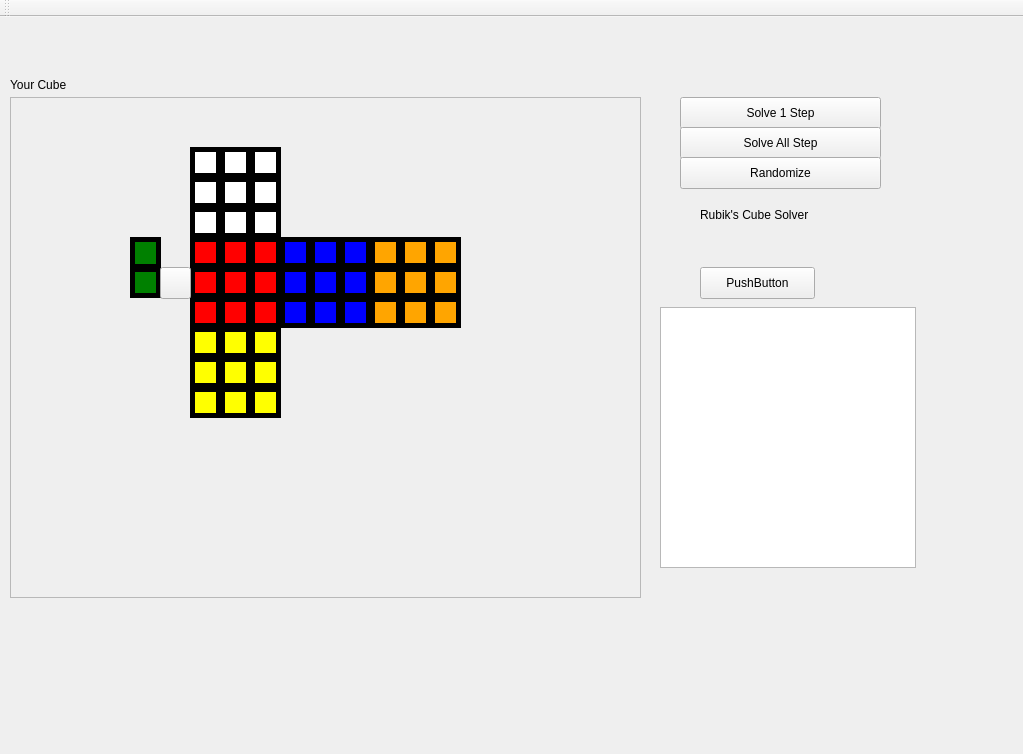
<?xml version="1.0" encoding="UTF-8"?>
<ui version="4.0">
 <class>MainWindow</class>
 <widget class="QMainWindow" name="MainWindow">
  <property name="geometry">
   <rect>
    <x>0</x>
    <y>0</y>
    <width>1023</width>
    <height>754</height>
   </rect>
  </property>
  <property name="windowTitle">
   <string>MainWindow</string>
  </property>
  <widget class="QWidget" name="centralWidget">
   <widget class="QPushButton" name="pushButton">
    <property name="geometry">
     <rect>
      <x>680</x>
      <y>80</y>
      <width>201</width>
      <height>32</height>
     </rect>
    </property>
    <property name="text">
     <string>Solve 1 Step</string>
    </property>
   </widget>
   <widget class="QLabel" name="label">
    <property name="geometry">
     <rect>
      <x>700</x>
      <y>190</y>
      <width>131</width>
      <height>16</height>
     </rect>
    </property>
    <property name="text">
     <string>Rubik's Cube Solver</string>
    </property>
   </widget>
   <widget class="QFrame" name="Square">
    <property name="geometry">
     <rect>
      <x>10</x>
      <y>80</y>
      <width>631</width>
      <height>501</height>
     </rect>
    </property>
    <property name="frameShape">
     <enum>QFrame::StyledPanel</enum>
    </property>
    <property name="frameShadow">
     <enum>QFrame::Raised</enum>
    </property>
    <widget class="QFrame" name="Blue_1">
     <property name="geometry">
      <rect>
       <x>270</x>
       <y>140</y>
       <width>31</width>
       <height>31</height>
      </rect>
     </property>
     <property name="styleSheet">
      <string notr="true">#Blue_1{
background: blue; 
border:5px solid black;
border-radius: 40px; 
}

</string>
     </property>
     <layout class="QFormLayout" name="MyLogin"/>
    </widget>
    <widget class="QFrame" name="Blue5">
     <property name="geometry">
      <rect>
       <x>300</x>
       <y>140</y>
       <width>31</width>
       <height>31</height>
      </rect>
     </property>
     <property name="styleSheet">
      <string notr="true">#Blue5{
background: blue; 
border:5px solid black;
border-radius: 40px; 
}

</string>
     </property>
     <layout class="QFormLayout" name="MyLogin_2"/>
    </widget>
    <widget class="QFrame" name="Blue6">
     <property name="geometry">
      <rect>
       <x>330</x>
       <y>140</y>
       <width>31</width>
       <height>31</height>
      </rect>
     </property>
     <property name="styleSheet">
      <string notr="true">#Blue6{
background: blue; 
border:5px solid black;
border-radius: 40px; 
}

</string>
     </property>
     <layout class="QFormLayout" name="MyLogin_3"/>
    </widget>
    <widget class="QFrame" name="Blue7">
     <property name="geometry">
      <rect>
       <x>270</x>
       <y>170</y>
       <width>31</width>
       <height>31</height>
      </rect>
     </property>
     <property name="styleSheet">
      <string notr="true">#Blue7

{
background: blue; 
border:5px solid black;
border-radius: 40px; 
}

</string>
     </property>
     <layout class="QFormLayout" name="MyLogin_7"/>
    </widget>
    <widget class="QFrame" name="Blue8">
     <property name="geometry">
      <rect>
       <x>300</x>
       <y>170</y>
       <width>31</width>
       <height>31</height>
      </rect>
     </property>
     <property name="styleSheet">
      <string notr="true">#Blue8

{
background: blue; 
border:5px solid black;
border-radius: 40px; 
}

</string>
     </property>
     <layout class="QFormLayout" name="MyLogin_8"/>
    </widget>
    <widget class="QFrame" name="Blue9">
     <property name="geometry">
      <rect>
       <x>330</x>
       <y>170</y>
       <width>31</width>
       <height>31</height>
      </rect>
     </property>
     <property name="styleSheet">
      <string notr="true">#Blue9

{
background: blue; 
border:5px solid black;
border-radius: 40px; 
}

</string>
     </property>
     <layout class="QFormLayout" name="MyLogin_9"/>
    </widget>
    <widget class="QFrame" name="Blue2">
     <property name="geometry">
      <rect>
       <x>270</x>
       <y>200</y>
       <width>31</width>
       <height>31</height>
      </rect>
     </property>
     <property name="styleSheet">
      <string notr="true">#Blue2
{
background: blue; 
border:5px solid black;
border-radius: 40px; 
}

</string>
     </property>
     <layout class="QFormLayout" name="MyLogin_10"/>
    </widget>
    <widget class="QFrame" name="Blue_3">
     <property name="geometry">
      <rect>
       <x>300</x>
       <y>200</y>
       <width>31</width>
       <height>31</height>
      </rect>
     </property>
     <property name="styleSheet">
      <string notr="true">#Blue_3
{
background: blue; 
border:5px solid black;
border-radius: 40px; 
}

</string>
     </property>
     <layout class="QFormLayout" name="MyLogin_11"/>
    </widget>
    <widget class="QFrame" name="Blue4">
     <property name="geometry">
      <rect>
       <x>330</x>
       <y>200</y>
       <width>31</width>
       <height>31</height>
      </rect>
     </property>
     <property name="styleSheet">
      <string notr="true">#Blue4

{
background: blue; 
border:5px solid black;
border-radius: 40px; 
}

</string>
     </property>
     <layout class="QFormLayout" name="MyLogin_12"/>
    </widget>
    <widget class="QFrame" name="Green1_5">
     <property name="geometry">
      <rect>
       <x>120</x>
       <y>170</y>
       <width>31</width>
       <height>31</height>
      </rect>
     </property>
     <property name="styleSheet">
      <string notr="true">#Green1_5

{
background: green; 
border:5px solid black;
border-radius: 40px; 
}

</string>
     </property>
     <layout class="QFormLayout" name="MyLogin_17"/>
    </widget>
    <widget class="QFrame" name="Yellow1">
     <property name="geometry">
      <rect>
       <x>180</x>
       <y>290</y>
       <width>31</width>
       <height>31</height>
      </rect>
     </property>
     <property name="styleSheet">
      <string notr="true">#Yellow1

{
background: yellow; 
border:5px solid black;
border-radius: 40px; 
}

</string>
     </property>
     <layout class="QFormLayout" name="MyLogin_22"/>
    </widget>
    <widget class="QFrame" name="Yellow">
     <property name="geometry">
      <rect>
       <x>210</x>
       <y>290</y>
       <width>31</width>
       <height>31</height>
      </rect>
     </property>
     <property name="styleSheet">
      <string notr="true">#Yellow

{
background: yellow; 
border:5px solid black;
border-radius: 40px; 
}

</string>
     </property>
     <layout class="QFormLayout" name="MyLogin_23"/>
    </widget>
    <widget class="QFrame" name="Yellow_2">
     <property name="geometry">
      <rect>
       <x>240</x>
       <y>290</y>
       <width>31</width>
       <height>31</height>
      </rect>
     </property>
     <property name="styleSheet">
      <string notr="true">#Yellow_2

{
background: yellow; 
border:5px solid black;
border-radius: 40px; 
}

</string>
     </property>
     <layout class="QFormLayout" name="MyLogin_24"/>
    </widget>
    <widget class="QFrame" name="Yellow_3">
     <property name="geometry">
      <rect>
       <x>240</x>
       <y>260</y>
       <width>31</width>
       <height>31</height>
      </rect>
     </property>
     <property name="styleSheet">
      <string notr="true">#Yellow_3

{
background: yellow; 
border:5px solid black;
border-radius: 40px; 
}

</string>
     </property>
     <layout class="QFormLayout" name="MyLogin_25"/>
    </widget>
    <widget class="QFrame" name="Yellow_4">
     <property name="geometry">
      <rect>
       <x>210</x>
       <y>260</y>
       <width>31</width>
       <height>31</height>
      </rect>
     </property>
     <property name="styleSheet">
      <string notr="true">#Yellow_4

{
background: yellow; 
border:5px solid black;
border-radius: 40px; 
}

</string>
     </property>
     <layout class="QFormLayout" name="MyLogin_26"/>
    </widget>
    <widget class="QFrame" name="Yellow_5">
     <property name="geometry">
      <rect>
       <x>180</x>
       <y>260</y>
       <width>31</width>
       <height>31</height>
      </rect>
     </property>
     <property name="styleSheet">
      <string notr="true">#Yellow_5

{
background: yellow; 
border:5px solid black;
border-radius: 40px; 
}

</string>
     </property>
     <layout class="QFormLayout" name="MyLogin_27"/>
    </widget>
    <widget class="QFrame" name="Yellow_6">
     <property name="geometry">
      <rect>
       <x>240</x>
       <y>230</y>
       <width>31</width>
       <height>31</height>
      </rect>
     </property>
     <property name="styleSheet">
      <string notr="true">#Yellow_6

{
background: yellow; 
border:5px solid black;
border-radius: 40px; 
}

</string>
     </property>
     <layout class="QFormLayout" name="MyLogin_28"/>
    </widget>
    <widget class="QFrame" name="Yellow_7">
     <property name="geometry">
      <rect>
       <x>210</x>
       <y>230</y>
       <width>31</width>
       <height>31</height>
      </rect>
     </property>
     <property name="styleSheet">
      <string notr="true">#Yellow_7

{
background: yellow; 
border:5px solid black;
border-radius: 40px; 
}

</string>
     </property>
     <layout class="QFormLayout" name="MyLogin_29"/>
    </widget>
    <widget class="QFrame" name="Yellow_8">
     <property name="geometry">
      <rect>
       <x>180</x>
       <y>230</y>
       <width>31</width>
       <height>31</height>
      </rect>
     </property>
     <property name="styleSheet">
      <string notr="true">#Yellow_8

{
background: yellow; 
border:5px solid black;
border-radius: 40px; 
}

</string>
     </property>
     <layout class="QFormLayout" name="MyLogin_30"/>
    </widget>
    <widget class="QFrame" name="Red">
     <property name="geometry">
      <rect>
       <x>180</x>
       <y>200</y>
       <width>31</width>
       <height>31</height>
      </rect>
     </property>
     <property name="styleSheet">
      <string notr="true">#Red

{
background: red; 
border:5px solid black;
border-radius: 40px; 
}

</string>
     </property>
     <layout class="QFormLayout" name="MyLogin_31"/>
    </widget>
    <widget class="QFrame" name="Red_2">
     <property name="geometry">
      <rect>
       <x>210</x>
       <y>200</y>
       <width>31</width>
       <height>31</height>
      </rect>
     </property>
     <property name="styleSheet">
      <string notr="true">#Red_2

{
background: red; 
border:5px solid black;
border-radius: 40px; 
}

</string>
     </property>
     <layout class="QFormLayout" name="MyLogin_32"/>
    </widget>
    <widget class="QFrame" name="Red_3">
     <property name="geometry">
      <rect>
       <x>240</x>
       <y>200</y>
       <width>31</width>
       <height>31</height>
      </rect>
     </property>
     <property name="styleSheet">
      <string notr="true">#Red_3

{
background: red; 
border:5px solid black;
border-radius: 40px; 
}

</string>
     </property>
     <layout class="QFormLayout" name="MyLogin_33"/>
    </widget>
    <widget class="QFrame" name="Red_4">
     <property name="geometry">
      <rect>
       <x>180</x>
       <y>170</y>
       <width>31</width>
       <height>31</height>
      </rect>
     </property>
     <property name="styleSheet">
      <string notr="true">#Red_4

{
background: red; 
border:5px solid black;
border-radius: 40px; 
}

</string>
     </property>
     <layout class="QFormLayout" name="MyLogin_34"/>
    </widget>
    <widget class="QFrame" name="Red_5">
     <property name="geometry">
      <rect>
       <x>210</x>
       <y>170</y>
       <width>31</width>
       <height>31</height>
      </rect>
     </property>
     <property name="styleSheet">
      <string notr="true">#Red_5

{
background: red; 
border:5px solid black;
border-radius: 40px; 
}

</string>
     </property>
     <layout class="QFormLayout" name="MyLogin_35"/>
    </widget>
    <widget class="QFrame" name="Red_6">
     <property name="geometry">
      <rect>
       <x>240</x>
       <y>170</y>
       <width>31</width>
       <height>31</height>
      </rect>
     </property>
     <property name="styleSheet">
      <string notr="true">#Red_6

{
background: red; 
border:5px solid black;
border-radius: 40px; 
}

</string>
     </property>
     <layout class="QFormLayout" name="MyLogin_36"/>
    </widget>
    <widget class="QFrame" name="Red_7">
     <property name="geometry">
      <rect>
       <x>180</x>
       <y>140</y>
       <width>31</width>
       <height>31</height>
      </rect>
     </property>
     <property name="styleSheet">
      <string notr="true">#Red_7

{
background: red; 
border:5px solid black;
border-radius: 40px; 
}

</string>
     </property>
     <layout class="QFormLayout" name="MyLogin_37"/>
    </widget>
    <widget class="QFrame" name="Red_8">
     <property name="geometry">
      <rect>
       <x>210</x>
       <y>140</y>
       <width>31</width>
       <height>31</height>
      </rect>
     </property>
     <property name="styleSheet">
      <string notr="true">#Red_8

{
background: red; 
border:5px solid black;
border-radius: 40px; 
}

</string>
     </property>
     <layout class="QFormLayout" name="MyLogin_38"/>
    </widget>
    <widget class="QFrame" name="Red_9">
     <property name="geometry">
      <rect>
       <x>240</x>
       <y>140</y>
       <width>31</width>
       <height>31</height>
      </rect>
     </property>
     <property name="styleSheet">
      <string notr="true">#Red_9

{
background: red; 
border:5px solid black;
border-radius: 40px; 
}

</string>
     </property>
     <layout class="QFormLayout" name="MyLogin_39"/>
    </widget>
    <widget class="QFrame" name="White">
     <property name="geometry">
      <rect>
       <x>180</x>
       <y>110</y>
       <width>31</width>
       <height>31</height>
      </rect>
     </property>
     <property name="styleSheet">
      <string notr="true">#White{
background: white; 
border:5px solid black;
border-radius: 40px; 
}

</string>
     </property>
     <layout class="QFormLayout" name="MyLogin_40"/>
    </widget>
    <widget class="QFrame" name="White_2">
     <property name="geometry">
      <rect>
       <x>210</x>
       <y>110</y>
       <width>31</width>
       <height>31</height>
      </rect>
     </property>
     <property name="styleSheet">
      <string notr="true">#White_2{
background: white; 
border:5px solid black;
border-radius: 40px; 
}

</string>
     </property>
     <layout class="QFormLayout" name="MyLogin_41"/>
    </widget>
    <widget class="QFrame" name="White_3">
     <property name="geometry">
      <rect>
       <x>240</x>
       <y>110</y>
       <width>31</width>
       <height>31</height>
      </rect>
     </property>
     <property name="styleSheet">
      <string notr="true">#White_3{
background: white; 
border:5px solid black;
border-radius: 40px; 
}

</string>
     </property>
     <layout class="QFormLayout" name="MyLogin_42"/>
    </widget>
    <widget class="QFrame" name="White_4">
     <property name="geometry">
      <rect>
       <x>240</x>
       <y>80</y>
       <width>31</width>
       <height>31</height>
      </rect>
     </property>
     <property name="styleSheet">
      <string notr="true">#White_4{
background: white; 
border:5px solid black;
border-radius: 40px; 
}

</string>
     </property>
     <layout class="QFormLayout" name="MyLogin_43"/>
    </widget>
    <widget class="QFrame" name="White_5">
     <property name="geometry">
      <rect>
       <x>210</x>
       <y>80</y>
       <width>31</width>
       <height>31</height>
      </rect>
     </property>
     <property name="styleSheet">
      <string notr="true">#White_5{
background: white; 
border:5px solid black;
border-radius: 40px; 
}

</string>
     </property>
     <layout class="QFormLayout" name="MyLogin_44"/>
    </widget>
    <widget class="QFrame" name="White_6">
     <property name="geometry">
      <rect>
       <x>180</x>
       <y>80</y>
       <width>31</width>
       <height>31</height>
      </rect>
     </property>
     <property name="styleSheet">
      <string notr="true">#White_6{
background: white; 
border:5px solid black;
border-radius: 40px; 
}

</string>
     </property>
     <layout class="QFormLayout" name="MyLogin_45"/>
    </widget>
    <widget class="QFrame" name="White_7">
     <property name="geometry">
      <rect>
       <x>180</x>
       <y>50</y>
       <width>31</width>
       <height>31</height>
      </rect>
     </property>
     <property name="styleSheet">
      <string notr="true">#White_7{
background: white; 
border:5px solid black;
border-radius: 40px; 
}

</string>
     </property>
     <layout class="QFormLayout" name="MyLogin_46"/>
    </widget>
    <widget class="QFrame" name="White_8">
     <property name="geometry">
      <rect>
       <x>210</x>
       <y>50</y>
       <width>31</width>
       <height>31</height>
      </rect>
     </property>
     <property name="styleSheet">
      <string notr="true">#White_8{
background: white; 
border:5px solid black;
border-radius: 40px; 
}

</string>
     </property>
     <layout class="QFormLayout" name="MyLogin_47"/>
    </widget>
    <widget class="QFrame" name="White_9">
     <property name="geometry">
      <rect>
       <x>240</x>
       <y>50</y>
       <width>31</width>
       <height>31</height>
      </rect>
     </property>
     <property name="styleSheet">
      <string notr="true">#White_9{
background: white; 
border:5px solid black;
border-radius: 40px; 
}

</string>
     </property>
     <layout class="QFormLayout" name="MyLogin_48"/>
    </widget>
    <widget class="QFrame" name="Orange">
     <property name="geometry">
      <rect>
       <x>360</x>
       <y>140</y>
       <width>31</width>
       <height>31</height>
      </rect>
     </property>
     <property name="styleSheet">
      <string notr="true">#Orange{
background: orange; 
border:5px solid black;
border-radius: 40px; 
}

</string>
     </property>
     <layout class="QFormLayout" name="MyLogin_49"/>
    </widget>
    <widget class="QFrame" name="Orange_2">
     <property name="geometry">
      <rect>
       <x>390</x>
       <y>140</y>
       <width>31</width>
       <height>31</height>
      </rect>
     </property>
     <property name="styleSheet">
      <string notr="true">#Orange_2{
background: orange; 
border:5px solid black;
border-radius: 40px; 
}

</string>
     </property>
     <layout class="QFormLayout" name="MyLogin_50"/>
    </widget>
    <widget class="QWidget" name="Orange_3" native="true">
     <property name="geometry">
      <rect>
       <x>420</x>
       <y>140</y>
       <width>31</width>
       <height>31</height>
      </rect>
     </property>
     <property name="styleSheet">
      <string notr="true">#Orange_3{
background: orange; 
border:5px solid black;
border-radius: 40px; 
}

</string>
     </property>
     <layout class="QFormLayout" name="MyLogin_51"/>
    </widget>
    <widget class="QFrame" name="Orange_4">
     <property name="geometry">
      <rect>
       <x>360</x>
       <y>170</y>
       <width>31</width>
       <height>31</height>
      </rect>
     </property>
     <property name="styleSheet">
      <string notr="true">#Orange_4{
background: orange; 
border:5px solid black;
border-radius: 40px; 
}

</string>
     </property>
     <layout class="QFormLayout" name="MyLogin_52"/>
    </widget>
    <widget class="QFrame" name="Orange_5">
     <property name="geometry">
      <rect>
       <x>390</x>
       <y>170</y>
       <width>31</width>
       <height>31</height>
      </rect>
     </property>
     <property name="styleSheet">
      <string notr="true">#Orange_5{
background: orange; 
border:5px solid black;
border-radius: 40px; 
}

</string>
     </property>
     <layout class="QFormLayout" name="MyLogin_53"/>
    </widget>
    <widget class="QFrame" name="Orange_6">
     <property name="geometry">
      <rect>
       <x>420</x>
       <y>170</y>
       <width>31</width>
       <height>31</height>
      </rect>
     </property>
     <property name="styleSheet">
      <string notr="true">#Orange_6{
background: orange; 
border:5px solid black;
border-radius: 40px; 
}

</string>
     </property>
     <layout class="QFormLayout" name="MyLogin_54"/>
    </widget>
    <widget class="QFrame" name="Orange_7">
     <property name="geometry">
      <rect>
       <x>360</x>
       <y>200</y>
       <width>31</width>
       <height>31</height>
      </rect>
     </property>
     <property name="styleSheet">
      <string notr="true">#Orange_7{
background: orange; 
border:5px solid black;
border-radius: 40px; 
}

</string>
     </property>
     <layout class="QFormLayout" name="MyLogin_55"/>
    </widget>
    <widget class="QFrame" name="Orange_8">
     <property name="geometry">
      <rect>
       <x>390</x>
       <y>200</y>
       <width>31</width>
       <height>31</height>
      </rect>
     </property>
     <property name="styleSheet">
      <string notr="true">#Orange_8{
background: orange; 
border:5px solid black;
border-radius: 40px; 
}

</string>
     </property>
     <layout class="QFormLayout" name="MyLogin_56"/>
    </widget>
    <widget class="QFrame" name="Orange_9">
     <property name="geometry">
      <rect>
       <x>420</x>
       <y>200</y>
       <width>31</width>
       <height>31</height>
      </rect>
     </property>
     <property name="styleSheet">
      <string notr="true">#Orange_9{
background: orange; 
border:5px solid black;
border-radius: 40px; 
}

</string>
     </property>
     <layout class="QFormLayout" name="MyLogin_57"/>
    </widget>
    <widget class="QPushButton" name="Green2">
     <property name="geometry">
      <rect>
       <x>120</x>
       <y>140</y>
       <width>31</width>
       <height>32</height>
      </rect>
     </property>
     <property name="styleSheet">
      <string notr="true">#Green2

{
background: green; 
border:5px solid black;
border-radius: 40px; 
}

</string>
     </property>
     <property name="text">
      <string/>
     </property>
    </widget>
    <widget class="QPushButton" name="Green2_2">
     <property name="geometry">
      <rect>
       <x>150</x>
       <y>170</y>
       <width>31</width>
       <height>32</height>
      </rect>
     </property>
     <property name="styleSheet">
      <string notr="true">#Green2

{
background: green; 
border:5px solid black;
border-radius: 40px; 
}

</string>
     </property>
     <property name="text">
      <string/>
     </property>
    </widget>
   </widget>
   <widget class="QLabel" name="label_2">
    <property name="geometry">
     <rect>
      <x>10</x>
      <y>60</y>
      <width>131</width>
      <height>16</height>
     </rect>
    </property>
    <property name="text">
     <string>Your Cube</string>
    </property>
   </widget>
   <widget class="QPushButton" name="pushButton_2">
    <property name="geometry">
     <rect>
      <x>680</x>
      <y>110</y>
      <width>201</width>
      <height>32</height>
     </rect>
    </property>
    <property name="text">
     <string>Solve All Step</string>
    </property>
   </widget>
   <widget class="QPushButton" name="Randomize">
    <property name="geometry">
     <rect>
      <x>680</x>
      <y>140</y>
      <width>201</width>
      <height>32</height>
     </rect>
    </property>
    <property name="text">
     <string>Randomize</string>
    </property>
   </widget>
   <widget class="QTextBrowser" name="textBrowser">
    <property name="geometry">
     <rect>
      <x>660</x>
      <y>290</y>
      <width>256</width>
      <height>261</height>
     </rect>
    </property>
   </widget>
   <widget class="QPushButton" name="pushButton_3">
    <property name="geometry">
     <rect>
      <x>700</x>
      <y>250</y>
      <width>115</width>
      <height>32</height>
     </rect>
    </property>
    <property name="text">
     <string>PushButton</string>
    </property>
   </widget>
   <zorder>textBrowser</zorder>
   <zorder>pushButton</zorder>
   <zorder>label</zorder>
   <zorder>Square</zorder>
   <zorder>label_2</zorder>
   <zorder>pushButton_2</zorder>
   <zorder>Randomize</zorder>
   <zorder>pushButton_3</zorder>
  </widget>
  <widget class="QMenuBar" name="menuBar">
   <property name="geometry">
    <rect>
     <x>0</x>
     <y>0</y>
     <width>1023</width>
     <height>25</height>
    </rect>
   </property>
  </widget>
  <widget class="QToolBar" name="mainToolBar">
   <attribute name="toolBarArea">
    <enum>TopToolBarArea</enum>
   </attribute>
   <attribute name="toolBarBreak">
    <bool>false</bool>
   </attribute>
  </widget>
 </widget>
 <layoutdefault spacing="6" margin="11"/>
 <resources/>
 <connections/>
</ui>
